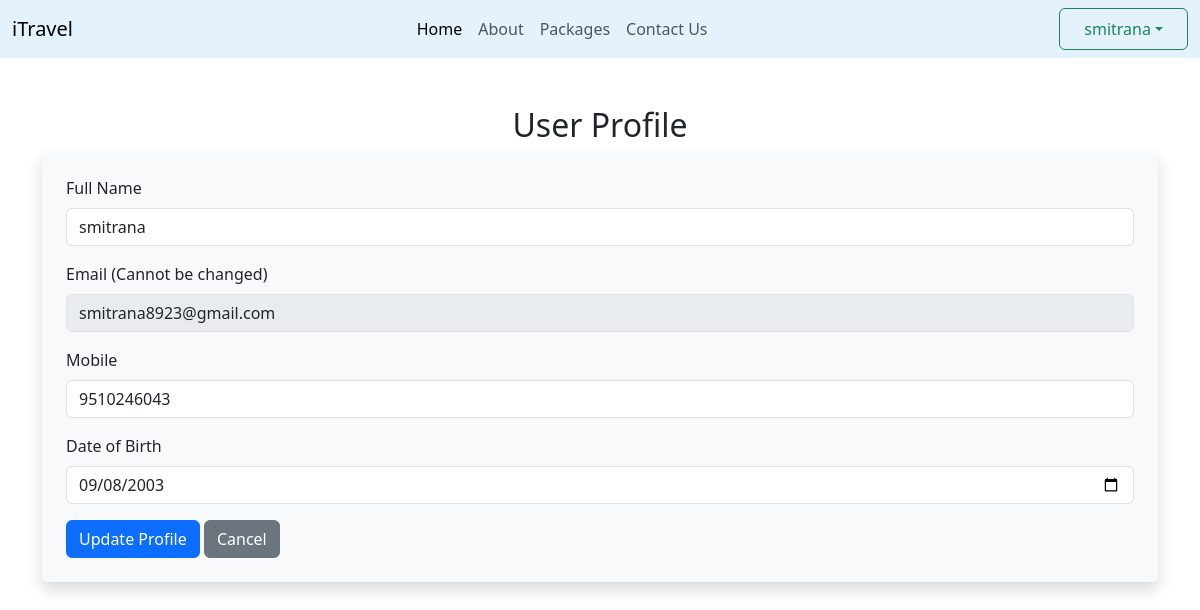
/user/profile.php (signed in), run on the app's committed database.
### tables this page shows
CREATE TABLE `user_table` (
  `user_id` int(3) NOT NULL,
  `user_name` varchar(100) NOT NULL,
  `user_email` varchar(100) NOT NULL,
  `user_mobile` varchar(14) NOT NULL,
  `user_dob` date NOT NULL,
  `user_password` varchar(255) NOT NULL,
  `user_doj` datetime NOT NULL DEFAULT current_timestamp(),
  `reset_token` varchar(255) NOT NULL
);

### user/profile.php (the view, shortened to what this page needs)
<?php
include 'config.php';
$user_email = $_SESSION['user_email'];
$sql = "SELECT user_name, user_email, user_mobile, user_dob FROM user_table WHERE user_email = ?";
$stmt = $conn->prepare($sql);
$stmt->bind_param("s", $user_email);
$stmt->execute();
$result = $stmt->get_result();
$user = $result->fetch_assoc();
?>
<!DOCTYPE html>
<html lang="en">
<head>
    <link href="https://cdn.jsdelivr.net/npm/bootstrap@5.3.0/dist/css/bootstrap.min.css" rel="stylesheet">
</head>
<body>
<nav class="navbar navbar-expand-lg bg-dark-body-tertiary sticky-top" style="background-color: #e3f2fd;">
        <div class="container-fluid">
            <a class="navbar-brand" href="index.php">iTravel</a>
            <div class="collapse navbar-collapse text-center" id="navbarSupportedContent">
                <ul class="navbar-nav me-auto mb-2 mb-lg-0 mx-auto">
                    <li class="nav-item">
                        <a class="nav-link active" href="home.php">Home</a>
                    </li>
                    <li class="nav-item">
                        <a class="nav-link" href="about.php">About</a>
                    </li>
                    <li class="nav-item">
                        <a class="nav-link" href="user-package.php">Packages</a>
                    </li>
                    <li class="nav-item">
                        <a class="nav-link" aria-current="page" href="contact.php">Contact Us</a>
                    </li>
                </ul>
            </div>
            <div class="username ms-4">
                <?php
                            if(isset($_SESSION['username'])) {
                                echo '<div class="dropdown">
                                        <button class="btn btn-outline-success dropdown-toggle px-4 py-2" type="button" id="userDropdown" data-bs-toggle="dropdown" aria-expanded="false">' . $_SESSION['username'] . '</button>
                                        <ul class="dropdown-menu" aria-labelledby="userDropdown">
                                            <li><a class="dropdown-item" href="profile.php">Profile</a></li>
                                            <li><a class="dropdown-item" href="logout.php">Logout</a></li>
                                        </ul>
                                      </div>';
                            } else {
                                echo '<a href="user/login.php" class="btn btn-danger px-4 py-2">Login</a>';
                            }
                        ?>
                </div>
        </div>
    </nav>
    <div class="container mt-5">
        <h2 class="text-center">User Profile</h2>
        <form method="POST" class="shadow p-4 bg-light rounded">
            <div class="mb-3">
                <label class="form-label">Full Name</label>
                <input type="text" name="user_name" class="form-control" value="<?= htmlspecialchars($user['user_name']); ?>" required>
            </div>
            <div class="mb-3">
                <label class="form-label">Email (Cannot be changed)</label>
                <input type="email" class="form-control" value="<?= htmlspecialchars($user['user_email']); ?>" disabled>
            </div>
            <div class="mb-3">
                <label class="form-label">Mobile</label>
                <input type="text" name="user_mobile" class="form-control" value="<?= htmlspecialchars($user['user_mobile']); ?>" required>
            </div>
            <div class="mb-3">
                <label class="form-label">Date of Birth</label>
                <input type="date" name="user_dob" class="form-control" value="<?= htmlspecialchars($user['user_dob']); ?>" required>
            </div>
            <button type="submit" class="btn btn-primary">Update Profile</button>
            <a href="index.html" class="btn btn-secondary">Cancel</a>
        </form>
    </div>
</body>
</html>

### data on the page
user_table: user_name "smitrana", user_email "smitrana8923@gmail.com", user_mobile "9510246043", user_dob "09/08/2003"

### other printed values
$_SESSION['username'] "smitrana"
